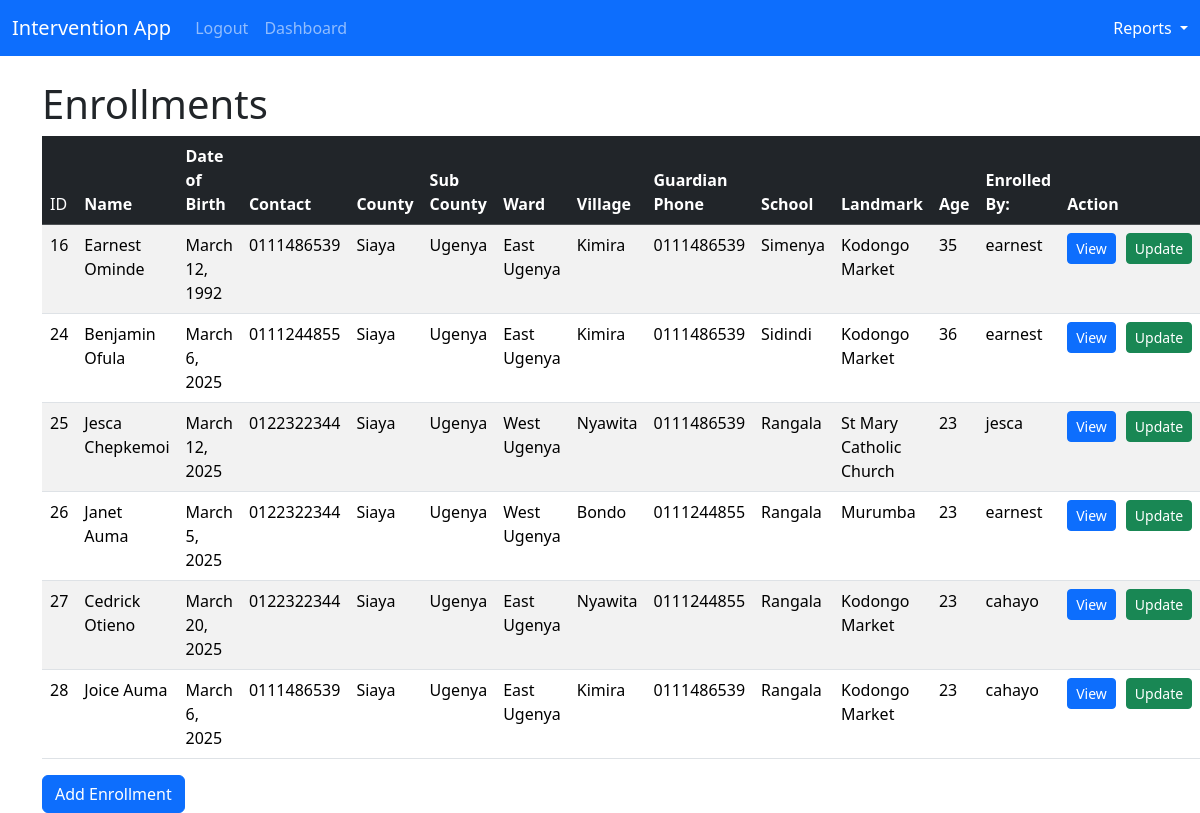
The app's page / (signed in), older data.
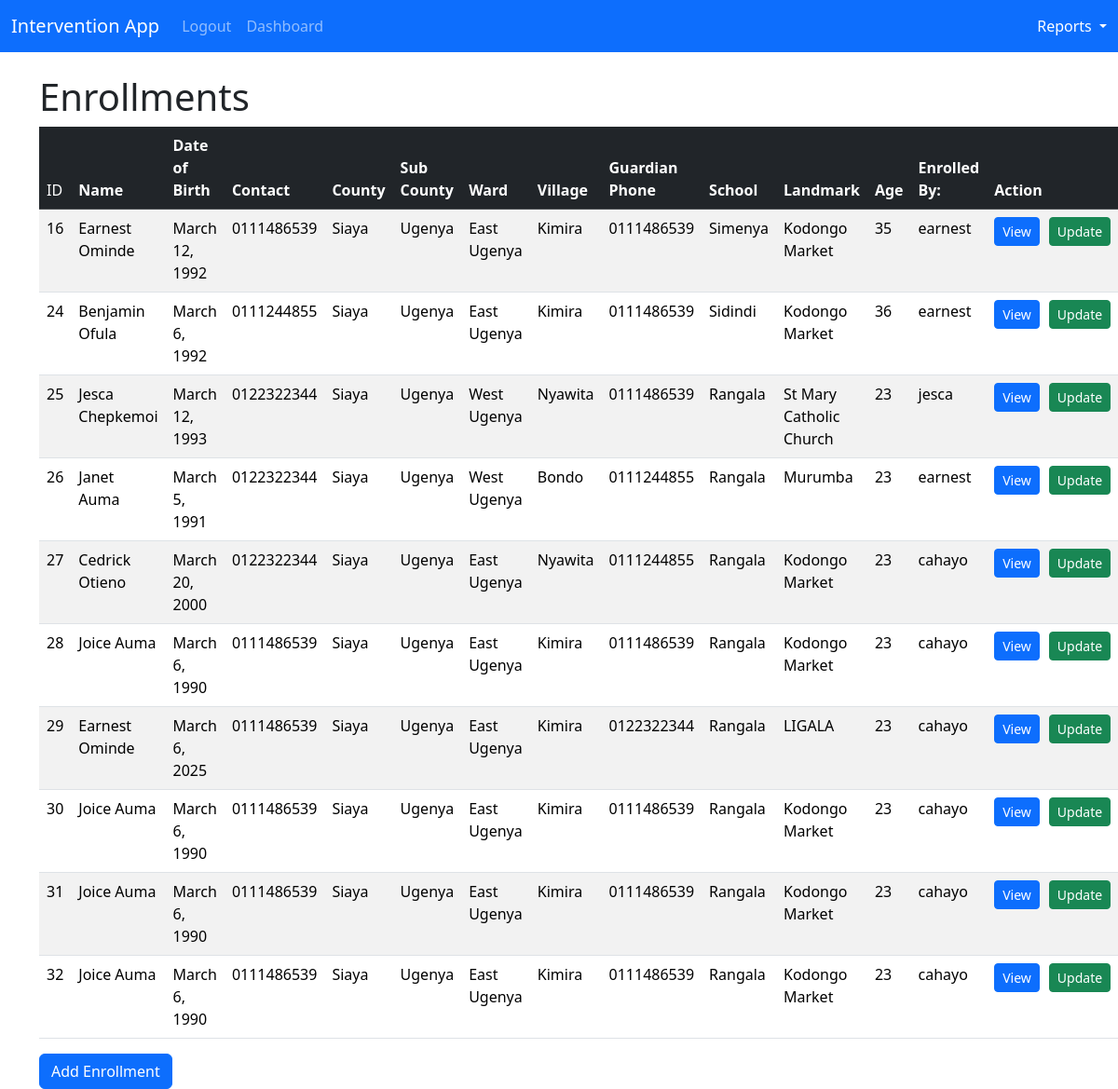
The same page, newer data.
### intervention_app/models.py (models this page shows, shortened)
class Enrollment(models.Model):
    name = models.CharField(max_length=100)
    date_of_birth = models.DateField()
    contact_phone = models.CharField(max_length=12)
    county = models.CharField(max_length=100)
    sub_county = models.CharField(max_length=100)
    ward = models.CharField(max_length=100)
    village = models.CharField(max_length=100)
    guadian_phone_number = models.CharField(max_length=12)
    school= models.CharField(max_length=100)
    landmark= models.CharField(max_length=100)
    age = models.IntegerField()
    user = models.ForeignKey(User, on_delete=models.CASCADE)

### intervention_app/views.py (the view)
# urls.py: path('', views.home, name='home'),
def home(request):
    enrollments = Enrollment.objects.all()
    if request.method == "POST":
        username = request.POST['username']
        password = request.POST['password']
        user = authenticate(request, username=username, password=password)
        if user is not None:
            login(request, user)
            messages.success(request, "You have successfully Logged In!")
            return redirect('home')
        else:
            messages.success(request, "Username or password is incorrect, please try again!")
            return redirect('home')
    else:
        return render(request, 'home.html', {'enrollments': enrollments})

### intervention_app/templates/home.html (shortened to what this page needs)
{% extends 'base.html' %} {% block content %} {% if user.is_authenticated %}
<h1>Enrollments</h1>
<table class="table table-striped">
  <thead class="table-dark">
    <tr>
      <td scope="col">ID</th>
      <th scope="col">Name</th>
      <th scope="col">Date of Birth</th>
      <th scope="col">Contact</th>
      <th scope="col">County</th>
      <th scope="col">Sub County</th>
      <th scope="col">Ward</th>
      <th scope="col">Village</th>
      <th scope="col">Guardian Phone</th>
      <th scope="col">School</th>
      <th scope="col">Landmark</th>
      <th scope="col">Age</th>
      <th scope="col">Enrolled By:</th>
      <th scope="col">Action</th>
    </tr>
  </thead>
  <tbody>
    {% if enrollments %} {% for enrollment in enrollments %}
    <tr>
      <td scope="row">{{enrollment.id}}</td>
      <td>{{enrollment.name}}</td>
      <td>{{enrollment.date_of_birth}}</td>
      <td>{{enrollment.contact_phone}}</td>
      <td>{{enrollment.county}}</td>
      <td>{{enrollment.sub_county}}</td>
      <td>{{enrollment.ward}}</td>
      <td>{{enrollment.village}}</td>
      <td>{{enrollment.guadian_phone_number}}</td>
      <td>{{enrollment.school}}</td>
      <td>{{enrollment.landmark}}</td>
      <td>{{enrollment.age}}</td>
      <td>{{enrollment.user}}</td>
      <td>
        <div style="display: flex; gap: 10px;" >
          <a href="{%url 'ayp_enrollment_record' enrollment.id%}" class="btn btn-primary btn-sm">View</a><a
              href="{%url 'update_ayp_enrollment_record' enrollment.id%}"
              class="btn btn-success btn-sm"
              >Update</a
            >
        </div>
    </tr>
    {% endfor %} {% endif %}
  </tbody>
</table>
<a href="{% url 'add_enrollment' %}" class="btn btn-primary">Add Enrollment</a>
{% endif %} {% endblock %}

### intervention_app/templates/base.html (shortened to what this page needs)
<!DOCTYPE html>
<html lang="en">
  <head>
    <link
      href="https://cdn.jsdelivr.net/npm/bootstrap@5.3.3/dist/css/bootstrap.min.css"
      rel="stylesheet"
    />
  </head>
  <body>
    {% include 'navbar.html'%}
    <br />
    <div class="container">
       {% block content %} {% endblock %}
    </div>
  </body>
</html>

### intervention_app/templates/navbar.html (shortened to what this page needs)
<nav class="navbar navbar-expand-lg navbar-dark bg-primary">
  <div class="container-fluid">
    <a class="navbar-brand" href="{%url 'home' %}">Intervention App</a>
    <div class="collapse navbar-collapse" id="navbarSupportedContent">
      <ul class="navbar-nav me-auto mb-2 mb-lg-0">
        <li class="nav-item">
            {% if user.is_authenticated%}
            <li class="nav-item">
                <a class="nav-link" href="{%url 'logout'  %}">Logout</a>
              </li>
              <li class="nav-item">
                <a class="nav-link" href="{%url 'reports'  %}">Dashboard</a>
              </li>
        {% endif %}
      </ul>
      <div class="d-flex text-white" >
        <li class="nav-item dropdown list-unstyled">
          <a class="nav-link dropdown-toggle" href="#" role="button" data-bs-toggle="dropdown" aria-expanded="false">
            Reports
          </a>
        </li>
      </div>
    </div>
  </div>
</nav>

Row changes from the older to the newer data that the page shows:
changed Enrollment "Benjamin Ofula": date_of_birth "March 6, 2025" → "March 6, 1992"
changed Enrollment "Jesca Chepkemoi": date_of_birth "March 12, 2025" → "March 12, 1993"
changed Enrollment "Janet Auma": date_of_birth "March 5, 2025" → "March 5, 1991"
changed Enrollment "Cedrick Otieno": date_of_birth "March 20, 2025" → "March 20, 2000"
changed Enrollment id 28: date_of_birth "March 6, 2025" → "March 6, 1990"
added Enrollment: id "29", name "Earnest Ominde", date_of_birth "March 6, 2025", contact_phone "0111486539", county "Siaya", sub_county "Ugenya", ward "East Ugenya", village "Kimira", guadian_phone_number "0122322344", school "Rangala", landmark "LIGALA", age "23", user "cahayo"
added Enrollment: id "30", name "Joice Auma", date_of_birth "March 6, 1990", contact_phone "0111486539", county "Siaya", sub_county "Ugenya", ward "East Ugenya", village "Kimira", guadian_phone_number "0111486539", school "Rangala", landmark "Kodongo Market", age "23", user "cahayo"
added Enrollment: id "31", name "Joice Auma", date_of_birth "March 6, 1990", contact_phone "0111486539", county "Siaya", sub_county "Ugenya", ward "East Ugenya", village "Kimira", guadian_phone_number "0111486539", school "Rangala", landmark "Kodongo Market", age "23", user "cahayo"
added Enrollment: id "32", name "Joice Auma", date_of_birth "March 6, 1990", contact_phone "0111486539", county "Siaya", sub_county "Ugenya", ward "East Ugenya", village "Kimira", guadian_phone_number "0111486539", school "Rangala", landmark "Kodongo Market", age "23", user "cahayo"
